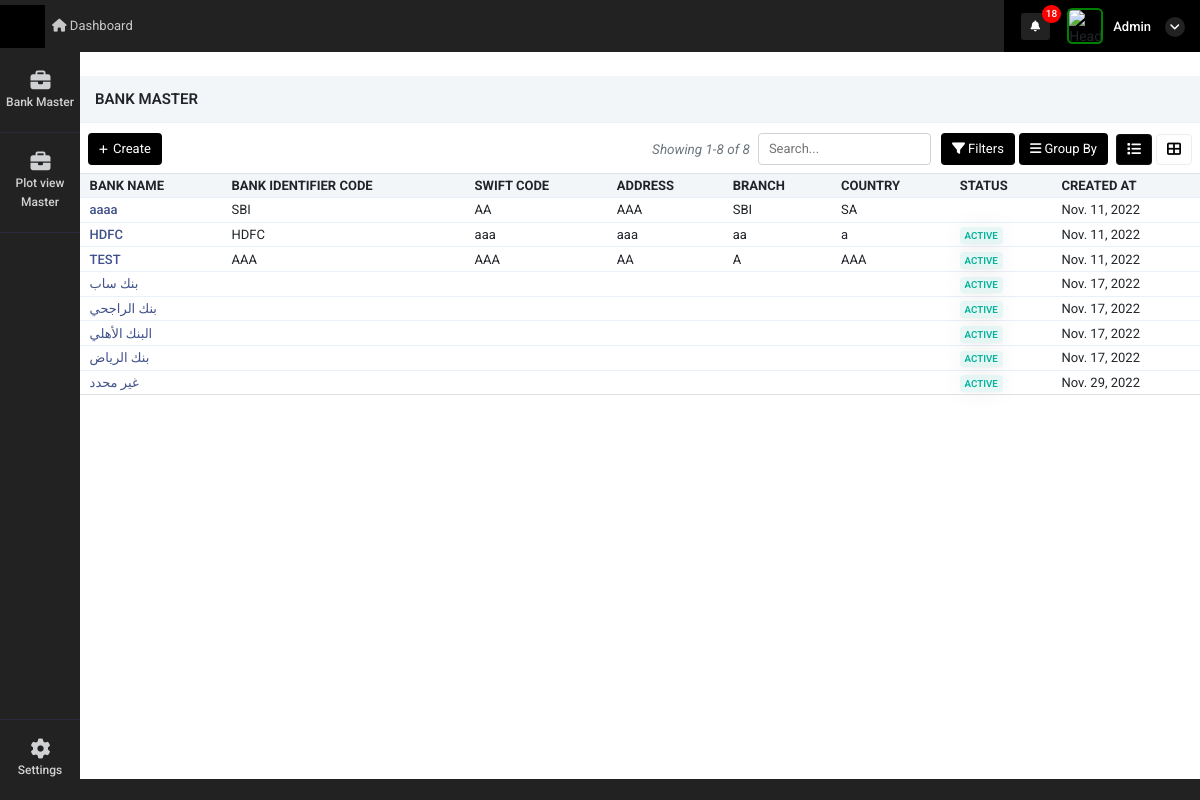
The app's page /bank_master (signed in), older data.
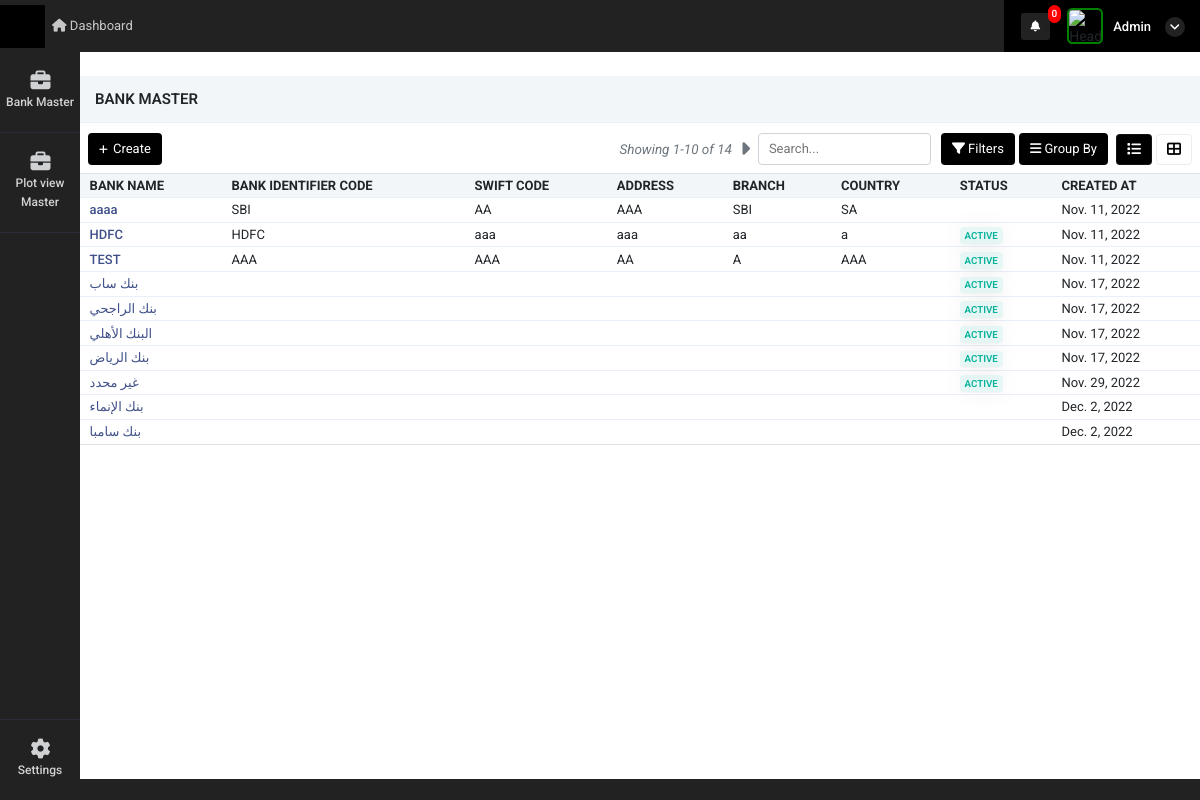
The same page, newer data.
### super_admin/models.py (models this page shows)
class Bank_details(models.Model):
    bank_name = models.CharField(max_length=255,null=True)
    bank_identifier_code = models.CharField(max_length=255,null=True)
    branch = models.CharField(max_length=255,null=True)
    swift_code = models.CharField(max_length=255,null=True)
    address = models.CharField(max_length=500,null=True)
    country = models.CharField(max_length=255,null=True)
    status = models.CharField(max_length=255,null=True)
    dt = models.DateField(auto_now_add=True)
    tm = models.TimeField(auto_now_add=True)

### super_admin/views.py (the view)
# urls.py: path('bank_master',views.bank_master,name='bank_master'),
def bank_master(request):
    data = Bank_details.objects.all()
    page_number = request.GET.get("page")
    data_paginator = Paginator(data, 10)
    try:
        page_obj = data_paginator.get_page(page_number)
    except PageNotAnInteger:
        page_obj = data_paginator.page(1)
    context = {
        'data': data,
        'page_obj': page_obj,
        'bank_nav':1
    }
    return render(request, 'super_admin/bank_master.html', context)

### super_admin/templatetags/notification.py (called while the page is built, shortened)
@register.filter(name='get_notifications')
def get_notifications(value,args):
    user_dat = User.objects.get(id=value.id)
    st = user_dat.is_superuser
    data_count = ''
    if st == True:
        data_count = user_request_plot.objects.filter(read_status=0).count()
    return data_count

@register.filter(name='get_loginUsernameImage')
def get_loginUsernameImage(value,args):
    user_dat = User.objects.get(id=value.id)
    st = user_dat.is_superuser
    image_url = ''
    if st == True:
        image_url = 'http://10.10.10.119:8000/static/adminicon.jpg'
    else:
        user_data = user_Details.objects.get(auth_user=value.id)
        if user_data.atatchment == '':
            image_url = 'http://10.10.10.119:8000/static/adminicon.jpg'
        else:
            image_url ='../media/'+str(user_data.atatchment)
    return image_url

### super_admin/templates/super_admin/bank_master.html (shortened to what the changed rows need)
{% extends "super_admin/base10.html" %}
{% block content %}
{% load static %}
<div class="container-fluid mt-4 px-0">
    <div class="tab-content contnt" id="demo_result_employee">
        <div class="tab-pane active" id="home1" role="tabpanel">
            <div class="d-flex align-items-center justify-content-between px-2">
                <div class="d-flex align-items-center">
                    <span class="text-muted d-flex align-items-center">
                        <i class="text-muted" style="font-size: 13.5px;">Showing
                            {{ page_obj.start_index }}-{{ page_obj.end_index }} of {{ page_obj.paginator.count }}</i>
                        {% if page_obj.has_next %}
                        <a class="next_page_action"
                            data-url="next_page_action_url_Bank_details?page={{page_obj.next_page_number}}"
                            style="color: black;" href="#"><i
                                class="fas fa-caret-right ml-2 pagintn text-muted pagination_add"
                                style="font-size: 20px;margin-top: 3px;"></i></a>
                        {% endif %}
                    </span>
                </div>
            </div>
            <div class="tab-content">
                <div class="tab-pane active" id="ho" role="tabpanel">
                    <div class="table-responsive mb-1  mt-2">
                        <table class="table table-nowrap align-middle user_table" id="orderTable">
                            <thead class="table-light">
                                <tr class="text-uppercase">
                                    <th class="sort" data-sort="Bank-name">
                                        Bank Name</th>
                                    <th class="sort" data-sort="bank-code">
                                        Bank Identifier Code
                                    </th>
                                    <th class="sort" data-sort="company">
                                        Swift Code
                                    </th>
                                    <th class="sort" data-sort="Address">Address</th>
                                    <th class="sort" data-sort="Branch">
                                        Branch
                                    </th>
                                    <th class="sort" data-sort="country">
                                        country
                                    </th>
                                    <th class="sort" data-sort="company">
                                        Status
                                    </th>
                                    <th class="sort" data-sort="company">
                                        Created At
                                    </th>
                                </tr>
                            </thead>
                            <tbody class="list form-check-all append_search_result">
                                {% for i in page_obj %}
                                <tr onclick="window.location='bank_detail_edit?id={{i.id}}'">
                                    <td class="id"><a href="bank_detail_edit?id={{i.id}}"
                                            class="fw-medium link-primary">{{i.bank_name}}</a>
                                    </td>
                                    <td class="customer_name">
                                        {% if i.bank_identifier_code == None %}
                                        {% elif i.bank_identifier_code == '' %}
                                        {% else %}
                                        {{i.bank_identifier_code}}
                                        {% endif %}
                                    </td>
                                    <td class="status">
                                        {% if i.swift_code == None %}
                                        {% elif i.swift_code == '' %}
                                        {% else %}
                                        {{i.swift_code}}
                                        {% endif %}
                                    </td>
                                    <td class="product_name">
                                        {% if i.address == None %}
                                        {% elif i.address == '' %}
                                        {% else %}
                                        {{i.address}}
                                        {% endif %}
                                    </td>
                                    <td class="status">
                                        {% if i.branch == None %}
                                        {% elif i.branch == '' %}
                                        {% else %}
                                        {{i.branch}}
                                        {% endif %}
                                    </td>
                                    <td class="date">
                                        {% if i.country == None %}
                                        {% elif i.country == '' %}
                                        {% else %}
                                        {{i.country}}
                                        {% endif %}
                                    </td>
                                    <td class="company">
                                        {% if i.status == "Active" %}
                                        <span class="badge badge-soft-success text-uppercase">Active</span>
                                        {% elif i.status == "Inactive"  %}
                                        <span style="color: red!important"
                                            class="badge badge-soft-success text-uppercase">Inactive</span>
                                        {% endif %}
                                    </td>
                                    <td class="status">{{i.dt}}
                                    </td>
                                </tr>
                                {% endfor %}
                            </tbody>
                        </table>
                    </div>
                </div>
            </div>
        </div>
    </div>
</div>
{% endblock %}

### super_admin/templates/super_admin/base10.html (shortened to what this page needs)
<!doctype html>
<html lang="en">
    {% load static %}
    {% load notification %}
<head>
    <link rel="stylesheet" href="{% static 'admin/css/morris.css' %}">
    <link href="{% static 'admin/css/bootstrap.min.css' %}" rel="stylesheet" type="text/css" />
    <link href="{% static 'admin/css/icons.css' %}" rel="stylesheet" type="text/css" />
    <link href="{% static 'admin/css/style.css' %}" rel="stylesheet" type="text/css" />
</head>
<body class="">
    <div id="wrapper">
        <div class="left side-menu">
            <div class="slimscroll-menu" id="remove-scroll">
                <div id="sidebar-menu" class="sidaber_menu">
                    <ul class="" id="side-menu">
                        {% if bank_nav == 1 %}
                        <li>    <a href="bank_master" class="splnav just_load_please"> <i class="fas fa-briefcase"></i>        <p>Bank Master</p>    </a></li>
                        <li>    <a href="plot_view_master" class="splnav just_load_please"> <i class="fas fa-briefcase"></i>        <p>Plot view Master</p>    </a></li>
                                                {% endif %}
                                                <li class="bootm_toggle_settings_button ">
                                                    <a class="splnav bdr_btmnone_nav" href="profile"> <i class="fa fa-cog"></i>
                                                        <p>Settings</p>
                                                    </a>
                                                </li>
                    </ul>
                </div>
            </div>
        </div>
        <div class="content-page">
            <div class="topbar">
                <div class="navbar-header">
                    <div class="d-flex">
                        <div class="binance">
                        </div>
                    </div>
                    <ul class="navbar-nav1 bg-2 col">
                        <li class="nav-item d-none d-sm-inline-block">
                            <a href="home" class="nav-link"><i class="fa fa-home"></i> Dashboard</a>
                        </li>
                    </ul>
                    <div class="d-flex align-items-center icns">
                        <div class="dropdown topbar-head-dropdown ms-1 header-item">
                            <a href="view_all_activity">
                                <i class="fas fa-bell fs-icn">
                                    <span
                                        class="position-absolute topbar-badge fs-9 translate-middle badge rounded-pill bg-red">{{ request.user|get_notifications:"sss" }}</span></i>
                                    </a>
                        </div>
                        <div class="dropdown header-item topbar-user king button-drpdown">
                            <span class="d-flex align-items-center drpdown-toggle">
                                <img class="header-profile-user" src="{{ request.user|get_loginUsernameImage:"sss" }}" alt="Header Avatar">
                                <span class="text-start ms-xl-2">
                                    <span class="d-none d-xl-inline-block ms-1 fw-medium user-name-text">  {{request.user.username|title}}</span>
                                    <i class="pro-icn fa fa-angle-down"></i>
                                </span>
                            </span>
                        </div>
                    </div>
                </div>
            </div>
            <div class="content">
                {% block content %}
                {% endblock %}
            </div>
            <footer class="footer">
                <div class="container-fluid">
                    <div class="row">
                        <div class="col-sm-6">
                        </div>
                        <div class="col-sm-6">
                        </div>
                    </div>
                </div>
            </footer>
        </div>
    </div>
</body>
</html>

Row changes from the older to the newer data that the page shows:
added Bank_details: bank_name "بنك الإنماء", dt "Dec. 2, 2022"
added Bank_details: bank_name "بنك سامبا", dt "Dec. 2, 2022"
Text that changed along with them:
{{ request.user|get_notifications:"sss" }}: "18" → "0"
{{ page_obj.end_index }}: "8" → "10"
{{ page_obj.paginator.count }}: "8" → "14"
